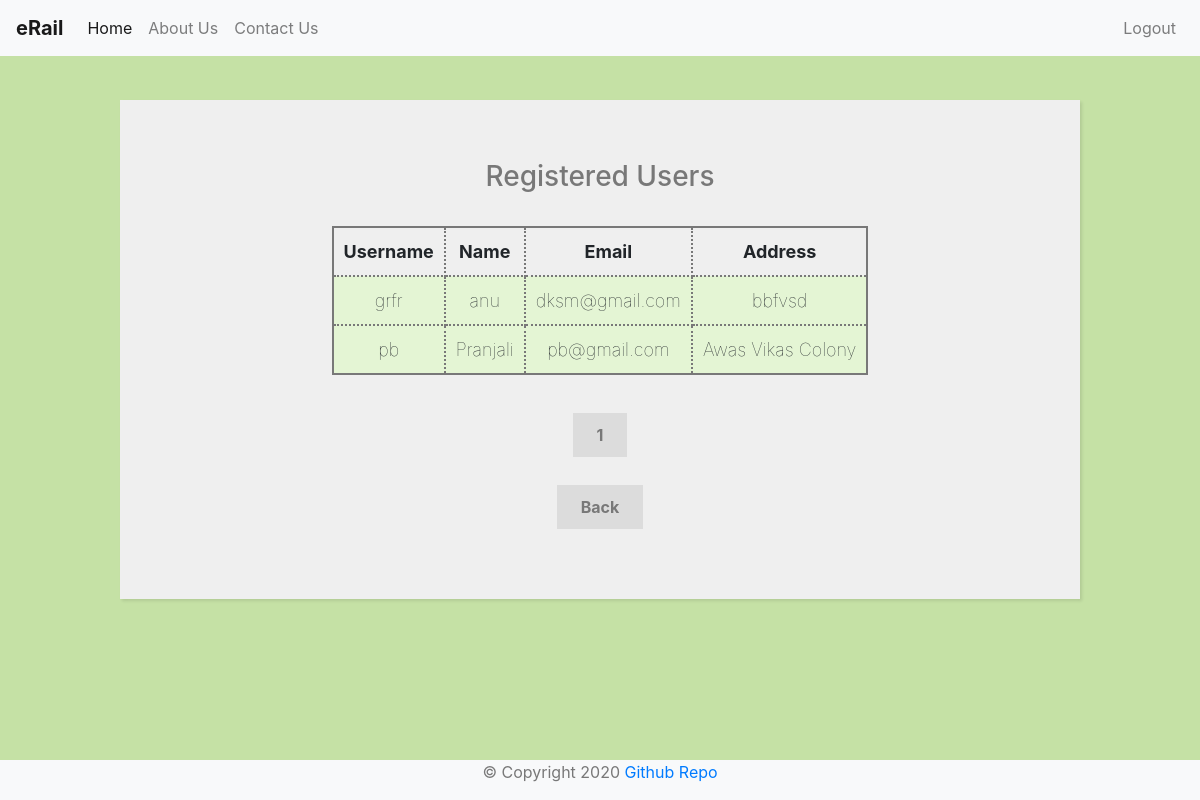
Screenshot of /view-users.php (signed in) with the database file from the repository.
### tables this page shows
CREATE TABLE `user` (
  `username` varchar(50) NOT NULL,
  `name` varchar(50) NOT NULL,
  `email` varchar(50) NOT NULL,
  `address` varchar(128) NOT NULL,
  `password` varchar(50) NOT NULL
);

### template/pagination.php (called while the page is built)
<?php
    $results_per_page = 5;
    $result = $conn->query($sql);
    $number_of_result = $result->num_rows;
    $number_of_page = ceil ($number_of_result / $results_per_page);
    if (!isset ($_GET['page']) ) {
        $page = 1;
    } else {
        $page = $_GET['page'];
    }
    $page_first_result = ($page-1) * $results_per_page;
?>

### view-users.php (the view, shortened to what this page needs)
<?php
    include "config/connection.php";
    $sql = "SELECT * FROM user";
    include "template/pagination.php";
    $sql = "SELECT *FROM user LIMIT " . $page_first_result . ',' . $results_per_page;
    $result = $conn->query($sql);
?>
<!DOCTYPE html>
<html lang="en">
<head>
</head>
<?php include "template/header-name.php" ?>
<div style="margin-top:100px;">
<form style="width: 80%;">
    <h3 class="heading">Registered Users</h3> <br>
    <section>
        <table>
            <tr>
                <th>Username</th>
                <th>Name</th>
                <th>Email</th>
                <th>Address</th>
            </tr>
            <?php
                while($rows=$result->fetch_assoc())
                {
             ?>
            <tr>
                <td><?php echo $rows['username'];?></td>
                <td><?php echo $rows['name'];?></td>
                <td><?php echo $rows['email'];?></td>
                <td><?php echo $rows['address'];?></td>
            </tr>
            <?php
                }
             ?>
        </table>
    </section>
    <br><br>
    <?php for($page = 1; $page<= $number_of_page; $page++) {  ?>
    <?php    echo '<a class="register" href = "view-users.php?page=' . $page . '">' . $page . ' </a>'; ?>
    <?php } ?>
    <br><br><br>
    <a href="admin-page.php" class="register">Back</a>
</form>
</div>
<?php include "template/footer.php" ?>
</html>

### css/style.css (style rules this page uses)
body { background: #C5E1A5; }
form { width: 50%; margin: 60px auto; background: #efefef; padding: 60px 120px 80px 120px; text-align: center; -webkit-box-shadow: 2px 2px 3px rgba(0,0,0,0.1); box-shadow: 2px 2px 3px rgba(0,0,0,0.1); }
.register { background: rgb(220,220,220); font-weight: bold; color: rgb(120,120,120); padding: 12px 24px; }
.heading { color: rgb(120,120,120); }

### view-users.php (style rules this page uses)
table { margin: 0 auto; font-size: large; border: 2px solid rgb(120, 120, 120); }
td { background-color: #E4F5D4; border: 2px solid rgb(120, 120, 120); }
th, td { font-weight: bold; border: 2px dotted rgb(120, 120, 120); padding: 10px; text-align: center; }
td { font-weight: lighter; }

### rows the page displays
user: username "grfr", name "anu", email "dksm@gmail.com", address "bbfvsd"
user: username "pb", name "Pranjali", email "pb@gmail.com", address "Awas Vikas Colony"
